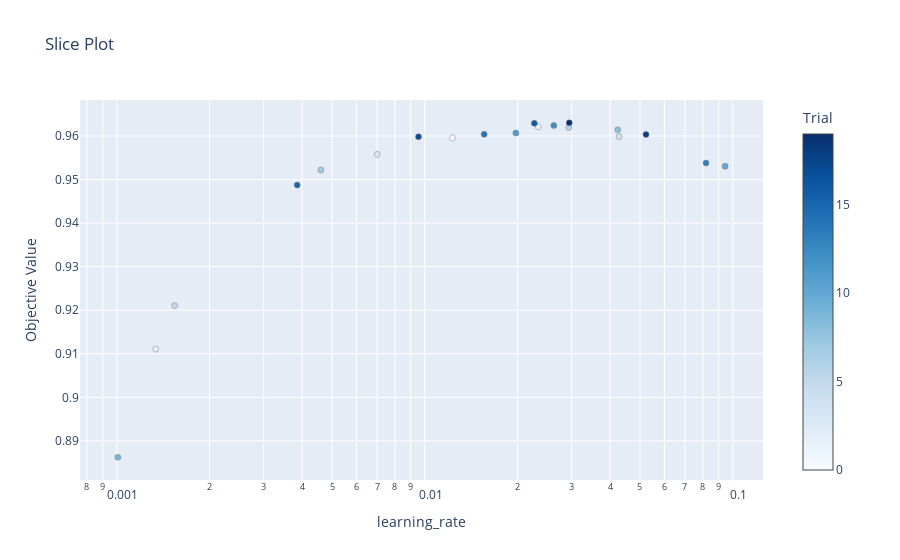

The cell this chart's notebook holds for it:
### Markdown cell above
…and visualize the optimization process:

### Code cell
optuna.visualization.plot_slice(study)

### Figure 1 — Plotly figure (JSON) as saved in the notebook; plotly's stock layout.template omitted (floating-point values rounded to 4 significant figures)
{"data": [{"marker": {"color": [0, 1, 2, 3, 4, 5, 6, 7, 8, 9, 10, 11, 12, 13, 14, 15, 16, 17, 18, 19], "colorbar": {"title": {"text": "Trial"}, "x": 1, "xpad": 40}, "colorscale": [[0, "rgb(247,251,255)"], [0.125, "rgb(222,235,247)"], [0.25, "rgb(198,219,239)"], [0.375, "rgb(158,202,225)"], [0.5, "rgb(107,174,214)"], [0.625, "rgb(66,146,198)"], [0.75, "rgb(33,113,181)"], [0.875, "rgb(8,81,156)"], [1, "rgb(8,48,107)"]], "line": {"color": "Grey", "width": 0.5}}, "mode": "markers", "name": "Feasible Trial", "showlegend": false, "type": "scatter", "x": [0.0123, 0.02337, 0.001338, 0.007008, 0.04276, 0.001541, 0.02938, 0.004599, 0.04232, 0.001008, 0.09448, 0.01977, 0.02625, 0.08193, 0.01559, 0.003852, 0.02269, 0.009542, 0.05229, 0.02946], "y": [0.9596, 0.9621, 0.9111, 0.9558, 0.9599, 0.9211, 0.962, 0.9522, 0.9614, 0.8862, 0.953, 0.9607, 0.9624, 0.9538, 0.9604, 0.9487, 0.9629, 0.9598, 0.9603, 0.963]}], "layout": {"title": {"text": "Slice Plot"}, "xaxis": {"title": {"text": "learning_rate"}, "type": "log"}, "yaxis": {"title": {"text": "Objective Value"}}}}
